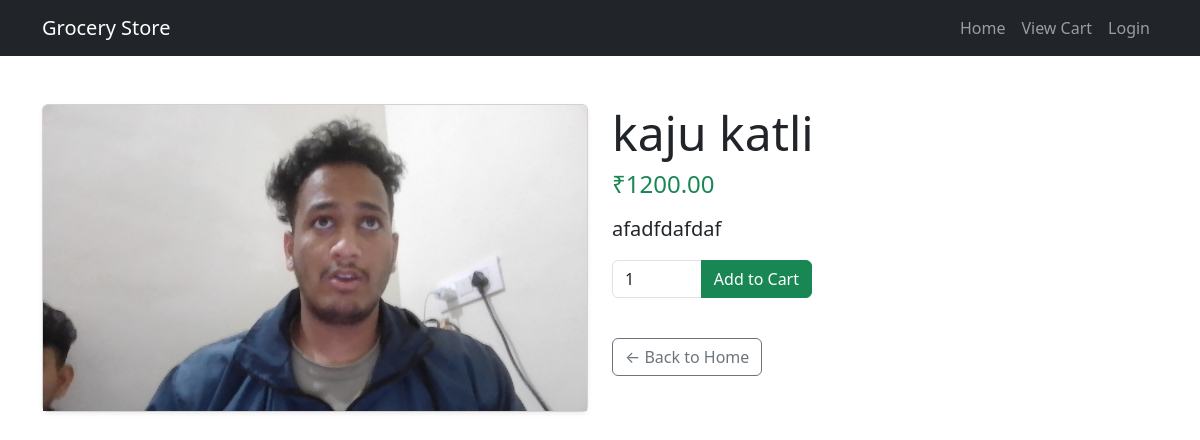
/product/1/, run on the app's committed database.
### store/models.py (models this page shows, shortened)
class Product(models.Model):
    name = models.CharField(max_length=100)
    price = models.DecimalField(max_digits=8, decimal_places=2)
    description = models.TextField(blank=True)
    image = models.ImageField(upload_to='products/', blank=True)

### store/views.py (the view)
# urls.py: path('product/<int:product_id>/', views.product_detail, name='product_detail'),
def product_detail(request, product_id):
    product = get_object_or_404(Product, id=product_id)
    return render(request, 'store/product_details.html', {'product': product})

### store/templates/store/product_details.html (shortened to what this page needs)
{% load static %}
<!DOCTYPE html>
<html lang="en">
<head>
  <link href="https://cdn.jsdelivr.net/npm/bootstrap@5.3.0/dist/css/bootstrap.min.css" rel="stylesheet">
</head>
<body>
<nav class="navbar navbar-expand-lg navbar-dark bg-dark">
  <div class="container">
    <a class="navbar-brand" href="{% url 'home' %}">Grocery Store</a>
    <div class="collapse navbar-collapse" id="navbarNav">
      <ul class="navbar-nav ms-auto">
        <li class="nav-item">
          <a class="nav-link" href="{% url 'home' %}">Home</a>
        </li>
        <li class="nav-item">
          <a class="nav-link" href="{% url 'view_cart' %}">View Cart</a>
        </li>
        {% if user.is_authenticated %}
          <li class="nav-item">
            <a class="nav-link" href="{% url 'logout' %}">Logout</a>
          </li>
        {% else %}
          <li class="nav-item">
            <a class="nav-link" href="{% url 'login' %}">Login</a>
          </li>
        {% endif %}
      </ul>
    </div>
  </div>
</nav>
<div class="container my-5">
  <div class="row">
    <div class="col-md-6">
      <div class="card shadow-sm">
        <img src="{{ product.image.url }}" class="card-img-top" alt="{{ product.name }}">
      </div>
    </div>
    <div class="col-md-6">
      <h1 class="display-5">{{ product.name }}</h1>
      <h4 class="text-success mb-3">₹{{ product.price }}</h4>
      <p class="lead">{{ product.description }}</p>
      <form method="post" action="{% url 'add_to_cart' product.id %}">
        <div class="input-group mb-3" style="max-width: 200px;">
          <input type="number" name="quantity" value="1" min="1" class="form-control">
          <button type="submit" class="btn btn-success">Add to Cart</button>
        </div>
      </form>
      <a href="{% url 'home' %}" class="btn btn-outline-secondary mt-4">← Back to Home</a>
    </div>
  </div>
</div>
</body>
</html>

### data on the page
Product: image (picture), name "kaju katli", price "1200.00", description "afadfdafdaf"
